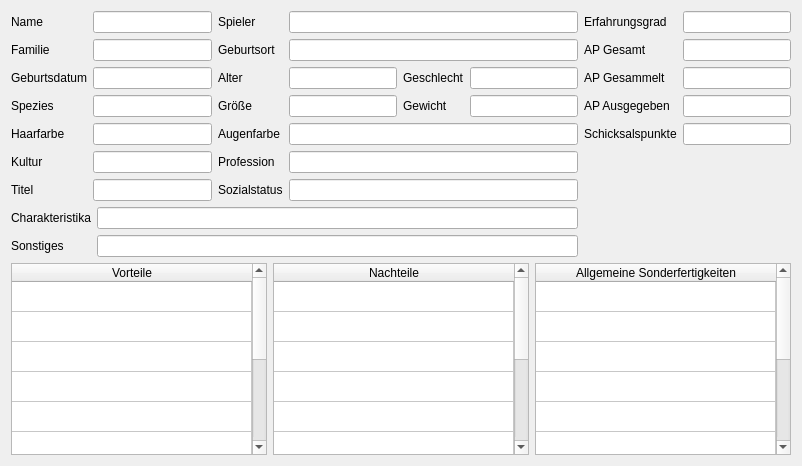
     <widget class="QWidget" name="tab">
      <attribute name="title">
       <string>Persönliche Daten</string>
      </attribute>
      <layout class="QVBoxLayout" name="verticalLayout_4">
       <item>
        <layout class="QHBoxLayout" name="horizontalLayout">
         <item>
          <layout class="QVBoxLayout" name="verticalLayout_3">
           <item>
            <layout class="QHBoxLayout" name="horizontalLayout_4">
             <item>
              <layout class="QFormLayout" name="formLayout">
               <item row="0" column="0">
                <widget class="QLabel" name="label">
                 <property name="text">
                  <string>Name</string>
                 </property>
                </widget>
               </item>
               <item row="1" column="0">
                <widget class="QLabel" name="label_3">
                 <property name="text">
                  <string>Familie</string>
                 </property>
                </widget>
               </item>
               <item row="2" column="0">
                <widget class="QLabel" name="label_4">
                 <property name="text">
                  <string>Geburtsdatum</string>
                 </property>
                </widget>
               </item>
               <item row="3" column="0">
                <widget class="QLabel" name="label_5">
                 <property name="text">
                  <string>Spezies</string>
                 </property>
                </widget>
               </item>
               <item row="4" column="0">
                <widget class="QLabel" name="label_6">
                 <property name="text">
                  <string>Haarfarbe</string>
                 </property>
                </widget>
               </item>
               <item row="5" column="0">
                <widget class="QLabel" name="label_7">
                 <property name="text">
                  <string>Kultur</string>
                 </property>
                </widget>
               </item>
               <item row="6" column="0">
                <widget class="QLabel" name="label_8">
                 <property name="text">
                  <string>Titel</string>
                 </property>
                </widget>
               </item>
               <item row="0" column="1">
                <widget class="QLineEdit" name="lineEdit_name"/>
               </item>
               <item row="1" column="1">
                <widget class="QLineEdit" name="lineEdit_familie"/>
               </item>
               <item row="2" column="1">
                <widget class="QLineEdit" name="lineEdit_geburtsdatum"/>
               </item>
               <item row="3" column="1">
                <widget class="QLineEdit" name="lineEdit_spezies"/>
               </item>
               <item row="4" column="1">
                <widget class="QLineEdit" name="lineEdit_haarfarbe"/>
               </item>
               <item row="5" column="1">
                <widget class="QLineEdit" name="lineEdit_kultur"/>
               </item>
               <item row="6" column="1">
                <widget class="QLineEdit" name="lineEdit_titel"/>
               </item>
              </layout>
             </item>
             <item>
              <layout class="QFormLayout" name="formLayout_2">
               <item row="0" column="0">
                <widget class="QLabel" name="label_2">
                 <property name="text">
                  <string>Spieler</string>
                 </property>
                </widget>
               </item>
               <item row="1" column="0">
                <widget class="QLabel" name="label_9">
                 <property name="text">
                  <string>Geburtsort</string>
                 </property>
                </widget>
               </item>
               <item row="2" column="0">
                <widget class="QLabel" name="label_10">
                 <property name="text">
                  <string>Alter</string>
                 </property>
                </widget>
               </item>
               <item row="2" column="1">
                <layout class="QHBoxLayout" name="horizontalLayout_2">
                 <item>
                  <widget class="QLineEdit" name="lineEdit_alter"/>
                 </item>
                 <item>
                  <widget class="QLabel" name="label_11">
                   <property name="sizePolicy">
                    <sizepolicy hsizetype="Expanding" vsizetype="Preferred">
                     <horstretch>0</horstretch>
                     <verstretch>0</verstretch>
                    </sizepolicy>
                   </property>
                   <property name="text">
                    <string>Geschlecht</string>
                   </property>
                  </widget>
                 </item>
                 <item>
                  <widget class="QLineEdit" name="lineEdit_geschlecht"/>
                 </item>
                </layout>
               </item>
               <item row="3" column="0">
                <widget class="QLabel" name="label_12">
                 <property name="text">
                  <string>Größe</string>
                 </property>
                </widget>
               </item>
               <item row="3" column="1">
                <layout class="QHBoxLayout" name="horizontalLayout_3">
                 <item>
                  <widget class="QLineEdit" name="lineEdit_groesse"/>
                 </item>
                 <item>
                  <widget class="QLabel" name="label_13">
                   <property name="sizePolicy">
                    <sizepolicy hsizetype="Expanding" vsizetype="Preferred">
                     <horstretch>0</horstretch>
                     <verstretch>0</verstretch>
                    </sizepolicy>
                   </property>
                   <property name="text">
                    <string>Gewicht</string>
                   </property>
                  </widget>
                 </item>
                 <item>
                  <widget class="QLineEdit" name="lineEdit_gewicht"/>
                 </item>
                </layout>
               </item>
               <item row="4" column="0">
                <widget class="QLabel" name="label_14">
                 <property name="text">
                  <string>Augenfarbe</string>
                 </property>
                </widget>
               </item>
               <item row="5" column="0">
                <widget class="QLabel" name="label_15">
                 <property name="text">
                  <string>Profession</string>
                 </property>
                </widget>
               </item>
               <item row="6" column="0">
                <widget class="QLabel" name="label_16">
                 <property name="text">
                  <string>Sozialstatus</string>
                 </property>
                </widget>
               </item>
               <item row="0" column="1">
                <widget class="QLineEdit" name="lineEdit_spieler"/>
               </item>
               <item row="1" column="1">
                <widget class="QLineEdit" name="lineEdit_gebursort"/>
               </item>
               <item row="4" column="1">
                <widget class="QLineEdit" name="lineEdit_augenfarbe"/>
               </item>
               <item row="5" column="1">
                <widget class="QLineEdit" name="lineEdit_profession"/>
               </item>
               <item row="6" column="1">
                <widget class="QLineEdit" name="lineEdit_sozialstatus"/>
               </item>
              </layout>
             </item>
            </layout>
           </item>
           <item>
            <layout class="QFormLayout" name="formLayout_4">
             <item row="0" column="0">
              <widget class="QLabel" name="label_21">
               <property name="text">
                <string>Charakteristika</string>
               </property>
              </widget>
             </item>
             <item row="1" column="0">
              <widget class="QLabel" name="label_22">
               <property name="text">
                <string>Sonstiges</string>
               </property>
              </widget>
             </item>
             <item row="0" column="1">
              <widget class="QLineEdit" name="lineEdit_charakteristika"/>
             </item>
             <item row="1" column="1">
              <widget class="QLineEdit" name="lineEdit_sonstiges"/>
             </item>
            </layout>
           </item>
          </layout>
         </item>
         <item>
          <layout class="QVBoxLayout" name="verticalLayout_2">
           <item>
            <layout class="QFormLayout" name="formLayout_3">
             <item row="0" column="0">
              <widget class="QLabel" name="label_18">
               <property name="text">
                <string>Erfahrungsgrad</string>
               </property>
              </widget>
             </item>
             <item row="1" column="0">
              <widget class="QLabel" name="label_17">
               <property name="text">
                <string>AP Gesamt</string>
               </property>
              </widget>
             </item>
             <item row="2" column="0">
              <widget class="QLabel" name="label_19">
               <property name="text">
                <string>AP Gesammelt</string>
               </property>
              </widget>
             </item>
             <item row="3" column="0">
              <widget class="QLabel" name="label_20">
               <property name="text">
                <string>AP Ausgegeben</string>
               </property>
              </widget>
             </item>
             <item row="0" column="1">
              <widget class="QLineEdit" name="lineEdit_erfahrungsgrad">
               <property name="sizePolicy">
                <sizepolicy hsizetype="Maximum" vsizetype="Minimum">
                 <horstretch>0</horstretch>
                 <verstretch>0</verstretch>
                </sizepolicy>
               </property>
              </widget>
             </item>
             <item row="1" column="1">
              <widget class="QLineEdit" name="lineEdit_ap_gesamt">
               <property name="sizePolicy">
                <sizepolicy hsizetype="Maximum" vsizetype="Minimum">
                 <horstretch>0</horstretch>
                 <verstretch>0</verstretch>
                </sizepolicy>
               </property>
              </widget>
             </item>
             <item row="2" column="1">
              <widget class="QLineEdit" name="lineEdit_ap_gesammelt">
               <property name="sizePolicy">
                <sizepolicy hsizetype="Maximum" vsizetype="Minimum">
                 <horstretch>0</horstretch>
                 <verstretch>0</verstretch>
                </sizepolicy>
               </property>
              </widget>
             </item>
             <item row="3" column="1">
              <widget class="QLineEdit" name="lineEdit_ap_ausgegeben">
               <property name="sizePolicy">
                <sizepolicy hsizetype="Maximum" vsizetype="Minimum">
                 <horstretch>0</horstretch>
                 <verstretch>0</verstretch>
                </sizepolicy>
               </property>
              </widget>
             </item>
             <item row="4" column="0">
              <widget class="QLabel" name="label_23">
               <property name="text">
                <string>Schicksalspunkte</string>
               </property>
              </widget>
             </item>
             <item row="4" column="1">
              <widget class="QLineEdit" name="lineEdit_schicksalspunkte">
               <property name="sizePolicy">
                <sizepolicy hsizetype="Maximum" vsizetype="Fixed">
                 <horstretch>0</horstretch>
                 <verstretch>0</verstretch>
                </sizepolicy>
               </property>
              </widget>
             </item>
            </layout>
           </item>
          </layout>
         </item>
        </layout>
       </item>
       <item>
        <layout class="QHBoxLayout" name="horizontalLayout_7">
         <item>
          <widget class="QTableWidget" name="tableWidget_vorteile">
           <property name="rowCount">
            <number>10</number>
           </property>
           <attribute name="horizontalHeaderStretchLastSection">
            <bool>true</bool>
           </attribute>
           <attribute name="verticalHeaderVisible">
            <bool>false</bool>
           </attribute>
           <row/>
           <row/>
           <row/>
           <row/>
           <row/>
           <row/>
           <row/>
           <row/>
           <row/>
           <row/>
           <column>
            <property name="text">
             <string>Vorteile</string>
            </property>
           </column>
          </widget>
         </item>
         <item>
          <widget class="QTableWidget" name="tableWidget_nachteile">
           <property name="rowCount">
            <number>10</number>
           </property>
           <attribute name="horizontalHeaderStretchLastSection">
            <bool>true</bool>
           </attribute>
           <attribute name="verticalHeaderVisible">
            <bool>false</bool>
           </attribute>
           <row/>
           <row/>
           <row/>
           <row/>
           <row/>
           <row/>
           <row/>
           <row/>
           <row/>
           <row/>
           <column>
            <property name="text">
             <string>Nachteile</string>
            </property>
           </column>
          </widget>
         </item>
         <item>
          <widget class="QTableWidget" name="tableWidget_allg_sonderfertigkeiten">
           <property name="rowCount">
            <number>10</number>
           </property>
           <attribute name="horizontalHeaderStretchLastSection">
            <bool>true</bool>
           </attribute>
           <attribute name="verticalHeaderVisible">
            <bool>false</bool>
           </attribute>
           <row/>
           <row/>
           <row/>
           <row/>
           <row/>
           <row/>
           <row/>
           <row/>
           <row/>
           <row/>
           <column>
            <property name="text">
             <string>Allgemeine Sonderfertigkeiten</string>
            </property>
           </column>
          </widget>
         </item>
        </layout>
       </item>
      </layout>
     </widget>
